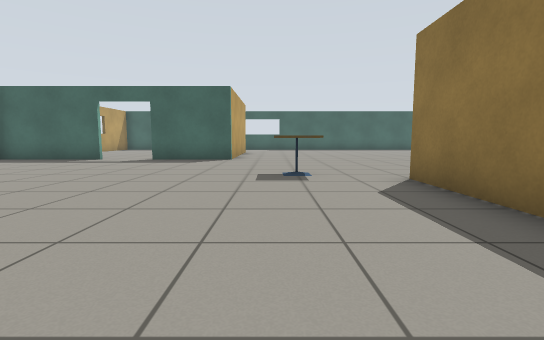
[1] (above)

16 first-person views from a walk through a world built for the Gazebo simulator. The camera is 0.72 m above the floor, tilts 6° down and sees 85° across. The floor is counted in squares, 1 m on a side. Each view is taken from the middle of a square. On the plan, view 1 faces up. The plan holds only what a view shows up to about 10 squares ahead; the rest is blank. Robots are left out.

[2]
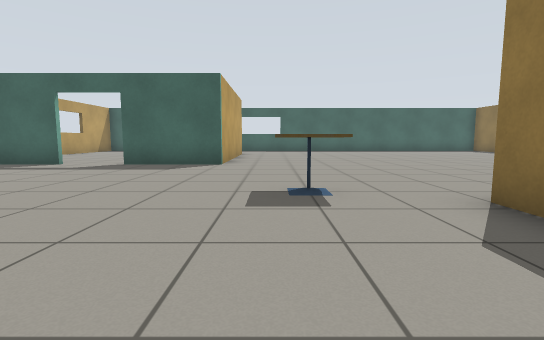

[3]
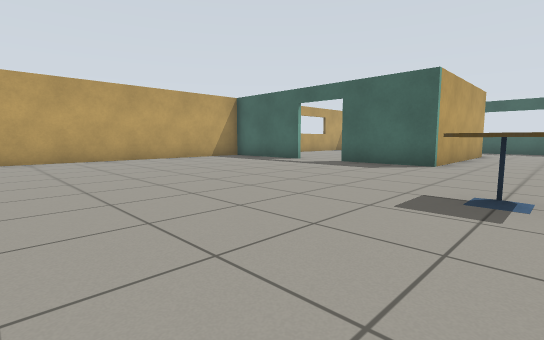

[4]
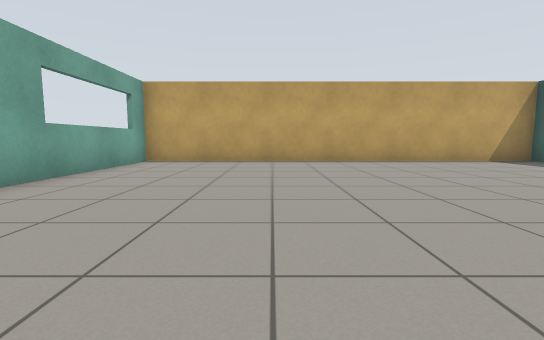

[5]
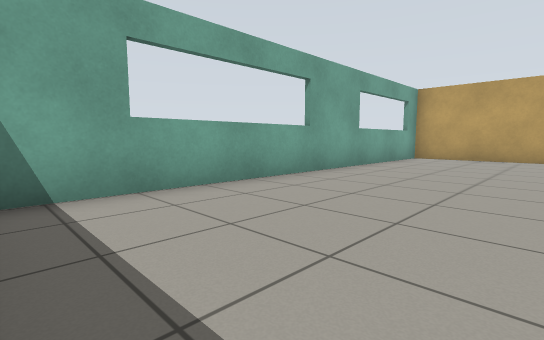

[6]
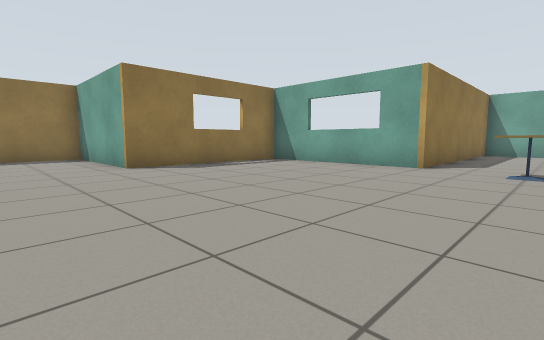

[7]
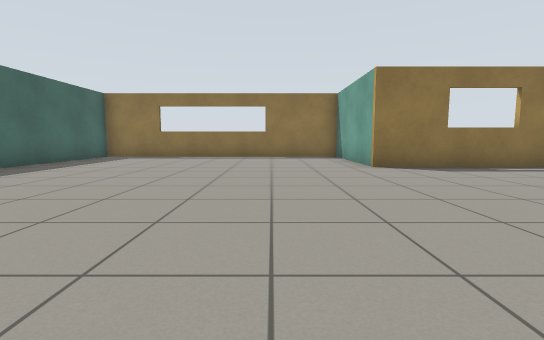

[8]
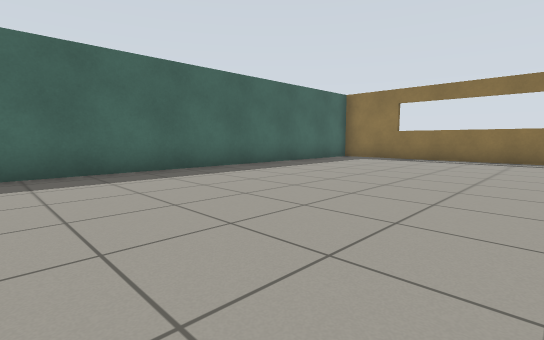

[9]
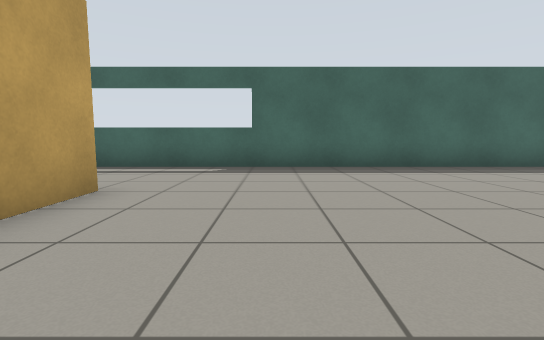

[10]
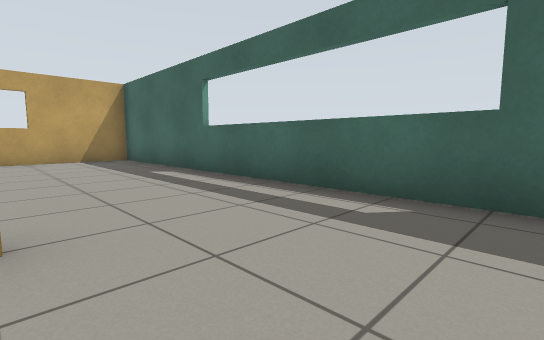

[11]
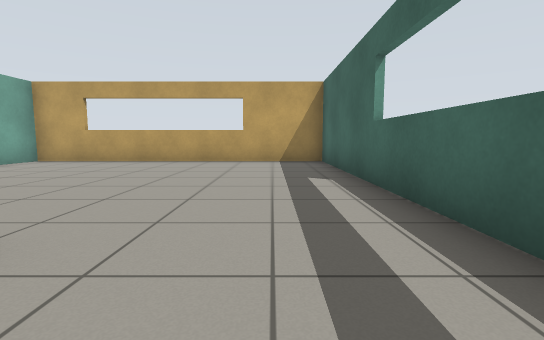

[12]
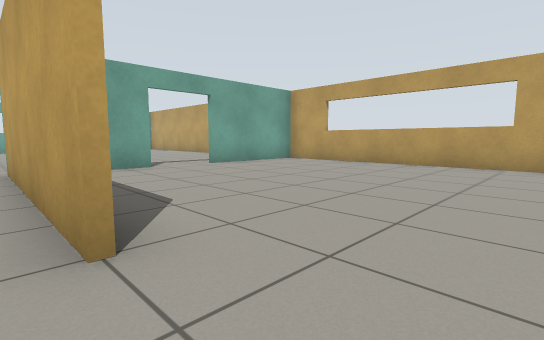

[13]
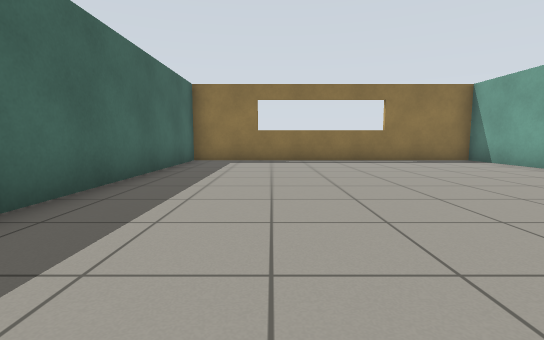

[14]
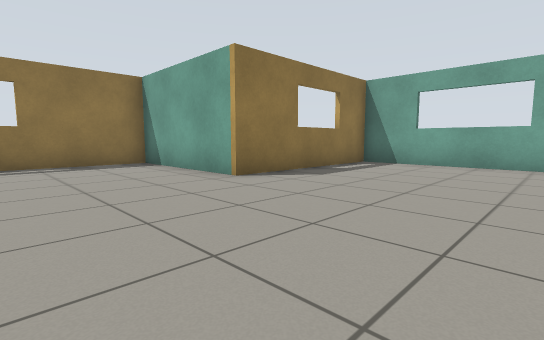

[15]
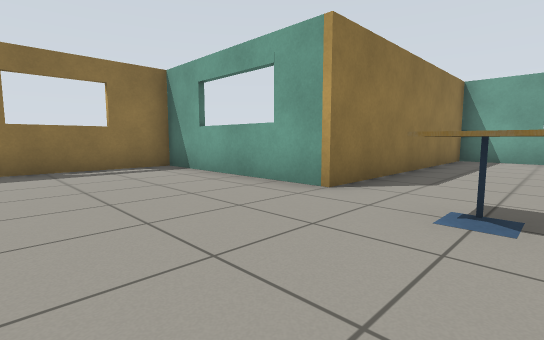

[16]
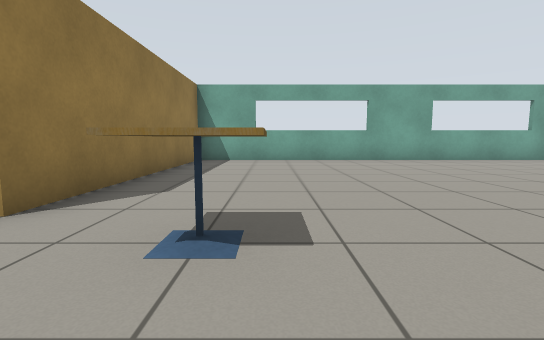

### Floor plan
Points are (right, up) in squares from view 1. A wall is a line through its corners. A room is listed if a view was taken in it or the views show most of it. See-through windows are left out.
Room 1 (views 1, 2, 3, 4, 5, 6, 7, 8, 9, 10, 11, 12, 13, 14, 15, 16)
walls: (-4.3, 10.4) (-3.1, 10.4); (2.5, 5.3) (7.6, 5.3) (7.6, 10.4) (11.9, 10.4) (11.9, 19.6) (-9.5, 19.6) (-9.5, -2) (2.5, -2) (2.5, 5.3); (-5.9, 10.3) (-9.6, 10.3); (-1.4, 16.1) (-1.4, 10.3) (-4.2, 10.3); (-9.6, 10.4) (-5.9, 10.4)
ways out: open door at (-5.5, 10)
objects: cafe table (0, 6) to (1, 6)

Positions as (right, up) in squares from view 1, and headings:
1: (0, 0), facing up
2: (0, 2), facing up
3: (1, 2), facing up-left
4: (0, 2), facing left
5: (2, 2), facing down-left
6: (0, 13), facing down-right
7: (0, 13), facing right
8: (1, 13), facing up-right
9: (1, 12), facing up
10: (1, 16), facing up-left
11: (0, 18), facing left
12: (-1, 18), facing down-left
13: (2, 17), facing right
14: (3, 14), facing down-right
15: (0, 9), facing down-right
16: (0, 8), facing down
